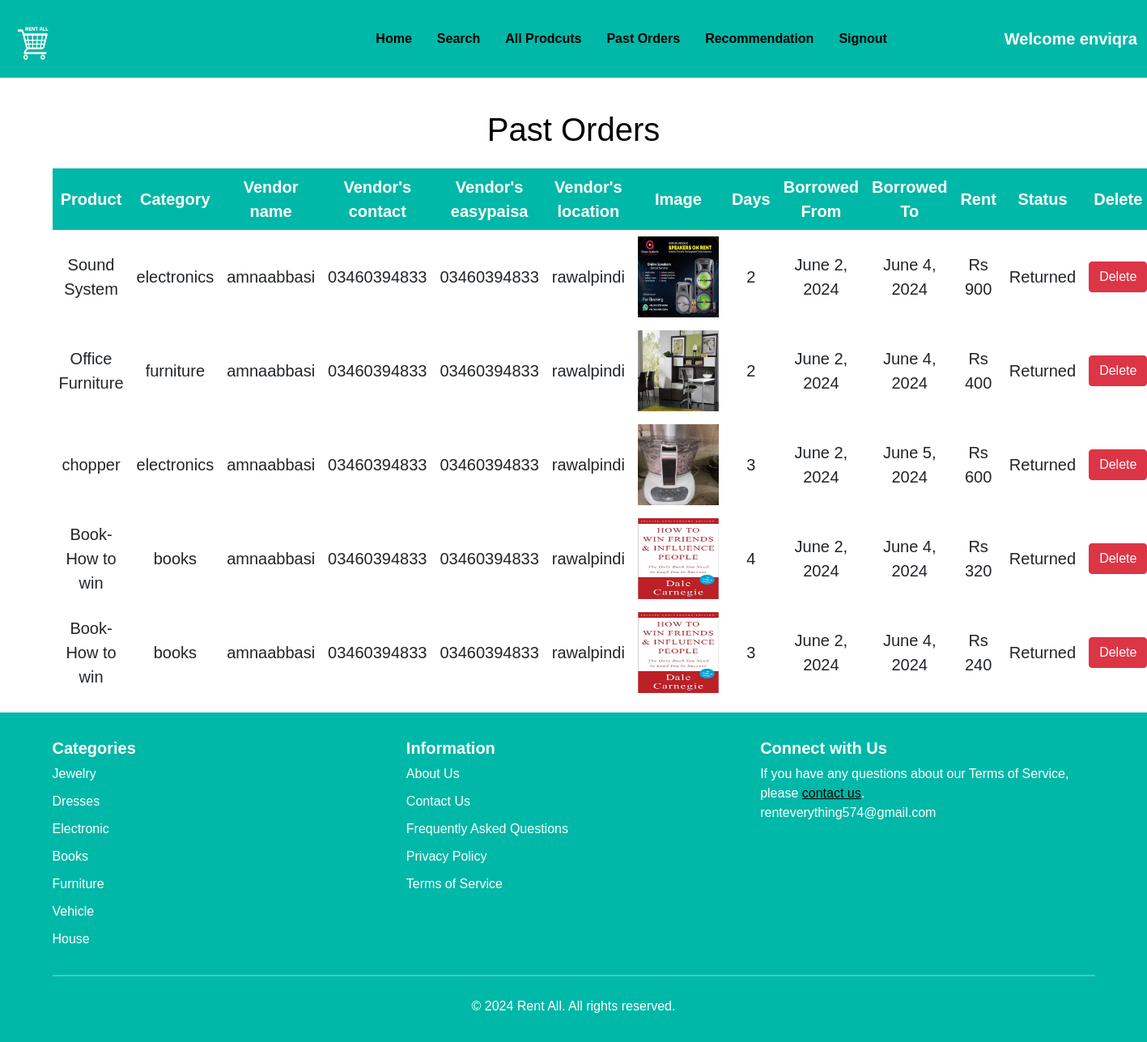
Screenshot of /past_orders/ (signed in) with the database file from the repository.
### home/models.py (models this page shows, shortened)
class Car(models.Model):
    CATEGORY_CHOICES = [
        ('jewelry', 'Jewelry'),
        ('books', 'Books'),
        ('furniture', 'Furniture'),
        ('electronics', 'Electronics'),
        ('dresses', 'Dresses'),
        ('house', 'House'),
        ('vehicle', 'Vehicle'),
    ]
    name = models.CharField(max_length=255)
    location = models.CharField(max_length=255)
    image = models.ImageField(upload_to='images/')
    capacity = models.IntegerField()
    rent = models.DecimalField(max_digits=10, decimal_places=2)
    category = models.CharField(max_length=50, choices=CATEGORY_CHOICES, default='jewelry')
    car_dealer = models.ForeignKey(CarDealer, on_delete=models.CASCADE)
    is_available = models.BooleanField(default=True)  # Add this line

class CarDealer(models.Model):
    car_dealer = models.OneToOneField(User, on_delete=models.CASCADE)
    phone =  models.CharField(validators = [MinLengthValidator(10), MaxLengthValidator(15)], max_length = 15)
    location = models.ForeignKey(Location, on_delete=models.PROTECT)
    earnings = models.IntegerField(default=0)
    type = models.CharField(max_length=20, blank=True)
    easypaisa_number = models.CharField(max_length=15)
    def __str__(self):
        return str(self.car_dealer)

class Location(models.Model):
    location = models.CharField(max_length=50)
    latitude = models.DecimalField(max_digits=9, decimal_places=6, null=True, blank=True)
    longitude = models.DecimalField(max_digits=9, decimal_places=6, null=True, blank=True)
    def __str__(self):
        return self.location

class Order(models.Model):
    STATUS_CHOICES = [
        ('pending', 'Pending'),
        ('done', 'Done'),
    ]
    user = models.ForeignKey(User, on_delete=models.CASCADE)
    car_dealer = models.ForeignKey(CarDealer, on_delete=models.CASCADE)
    car = models.ForeignKey(Car, on_delete=models.CASCADE)
    rent = models.CharField(max_length=10)
    days = models.CharField(max_length=3)
    is_complete = models.BooleanField(default=False)
    first_name = models.CharField(max_length=100)
    phone = models.CharField(max_length=100)
    card = models.CharField(max_length=20)
    borrow_from = models.DateField(default=datetime.date.today)  # New field for borrowing start date
    borrow_to = models.DateField(default=datetime.date.today)  # New field for borrowing end date
    cnic_front = models.ImageField(upload_to='cnic_images/', null=True, blank=True)
    cnic_back = models.ImageField(upload_to='cnic_images/', null=True, blank=True)

### home/views.py (the view)
# urls.py: path("past_orders/", views.past_orders, name="past_orders"),
def past_orders(request):
    all_orders = []
    user = User.objects.get(username=request.user)
    try:
        orders = Order.objects.filter(user=user)
    except Order.DoesNotExist:
        orders = None
    if orders is not None:
        for order in orders:
            order_status = "Returned" if order.is_complete else "Active"
            order_dictionary = {
                'id': order.id,
                'rent': order.rent,
                'car': order.car,
                'days': order.days,
                'car_dealer': order.car_dealer,
                'borrow_from': order.borrow_from,
                'borrow_to': order.borrow_to,
                'status': order_status,
            }
            all_orders.append(order_dictionary)
    return render(request, "past_orders.html", {'all_orders': all_orders})

### home/templates/past_orders.html (shortened to what this page needs)
{% extends 'customer_navbar.html' %}
{% block body %}
<div class="container">
    {% if all_orders %}
    <h1 class="mt-4">Past Orders</h1>
    <div class="users-table mt-4">
        <table>
            <thead>
                <tr>
                    <th>Product</th>
                    <th>Category</th>
                    <th>Vendor name</th>
                    <th>Vendor's contact</th>
                     <th>Vendor's easypaisa</th>
                    <th>Vendor's location</th>
                    <th>Image</th>
                    <th>Days</th>
                    <th>Borrowed From</th>
                    <th>Borrowed To</th>
                    <th>Rent</th>
                    <th>Status</th>
                    <th>Delete</th>
                </tr>
            </thead>
            <tbody>
                {% for order in all_orders %}
                <tr>
                    <td>{{ order.car.name }}</td>
                    <td>{{ order.car.category }}</td>
                    <td>{{ order.car.car_dealer }}</td>
                    <td>{{ order.car.car_dealer.phone }}</td>
                    <td>{{ order.car.car_dealer.easypaisa_number }}</td>
                    <td>{{ order.car.car_dealer.location }}</td>
                    <td><img src="{{ order.car.image.url }}" alt="" width="100px" height="100px"></td>
                    <td>{{ order.days }}</td>
                    <td>{{ order.borrow_from }}</td>
                    <td>{{ order.borrow_to }}</td>
                    <td>Rs {{ order.rent }}</td>
                     <td>{{ order.status|title }}</td>
                    <td>
                        <a href="/delete_order/{{ order.id }}/" class="btn btn-danger" onclick="return confirm('Are you sure you want to delete {{ order.car.name }}?')">Delete</a>
                    </td>
                </tr>
                {% endfor %}
            </tbody>
        </table>
    </div>
    {% else %}
    <br>
    <h2>No Past Orders</h2>
    {% endif %}
</div>
{% endblock %}

### home/templates/customer_navbar.html (shortened to what this page needs)
<!doctype html>
<html lang="en">
<head>
  <link href="https://cdn.jsdelivr.net/npm/bootstrap@5.1.0/dist/css/bootstrap.min.css" rel="stylesheet">
    {% load static %}
</head>
<body>
  <nav class="navbar navbar-expand-lg navbar-light sticky-top">
    <div class="container-fluid">
        <a class="navbar-brand" href="/"><img src="{% static 'images/logorentwebsite.png' %}" alt="Logo"
                                              style="height:70px;width:60px;"></a>
      <div class="collapse navbar-collapse" id="navbarSupportedContent">
        <ul class="navbar-nav me-5">
          <li class="nav-item">
            <a class="nav-link active" aria-current="page" href="/">Home</a>
          </li>
          <li class="nav-item">
            <a class="nav-link active" aria-current="page" href="/customer_homepage/">Search</a>
          </li>
          <li class="nav-item">
            <a class="nav-link active" aria-current="page" href="/see_more">All Prodcuts</a>
          </li>
          <li class="nav-item">
            <a class="nav-link active" aria-current="page" href="/past_orders/">Past Orders</a>
          </li>
          <li class="nav-item">
            <a class="nav-link active" aria-current="page" href="/recommendation/">Recommendation</a>
          </li>
          <li class="nav-item">
            <a class="nav-link active" aria-current="page" href="/signout/">Signout</a>
          </li>
        </ul>
        <a href="#" style="text-decoration: none; color: #ffffff; font-size: 20px;">&nbsp;&nbsp;&nbsp;&nbsp;&nbsp;&nbsp;&nbsp;&nbsp;&nbsp;&nbsp;&nbsp;&nbsp;&nbsp;&nbsp;&nbsp;
          Welcome {{request.user}}</a>
      </div>
    </div>
  </nav>
  {% block body %}
  {% endblock %}
</body>
</html>
 {% include 'footer.html' %}

### home/templates/customer_navbar.html (style rules this page uses)
body { font-family: Arial, Helvetica, sans-serif; background-color: #ffffff; }
.navbar { background-color: rgb(255, 255, 255); font-weight: bolder; }
.navbar-brand { font-weight: bolder; }
.navbar-nav { margin-left: auto; }
.nav-item { margin-left: 15px; }
.navbar-nav .nav-link { color: #000000 !important; }

### home/templates/past_orders.html (style rules this page uses)
h1 { text-align: center; color: black; }
table { border-collapse: collapse; width: 100%; text-align: center; font-size: 20px; }
th, td { border: 1px solid #ddd; padding: 8px; }
th { background-color: rgb(0, 184, 168); color: white; }

### home/templates/footer.html (style rules this page uses)
body { font-family: Arial, Helvetica, sans-serif; background-color: #ffffff; }
* { box-sizing: border-box; }
.container { padding: 16px; }
.navbar { background-color: #00b8a8; font-weight: bolder; }
.navbar-brand { font-weight: bolder; }
.navbar-nav { margin-left: auto; }
.nav-item { margin-left: 15px; }

### rows the page displays
Car: car.name "Sound System", car.category "electronics", car.car_dealer "amnaabbasi", car.car_dealer.phone "03460394833", car.car_dealer.easypaisa_number "03460394833", car.car_dealer.location "rawalpindi", car.image (picture), days "2", borrow_from "June 2, 2024", borrow_to "June 4, 2024", rent "900", status "Returned"
Car: car.name "Office Furniture", car.category "furniture", car.car_dealer "amnaabbasi", car.car_dealer.phone "03460394833", car.car_dealer.easypaisa_number "03460394833", car.car_dealer.location "rawalpindi", car.image (picture), days "2", borrow_from "June 2, 2024", borrow_to "June 4, 2024", rent "400", status "Returned"
Car: car.name "chopper", car.category "electronics", car.car_dealer "amnaabbasi", car.car_dealer.phone "03460394833", car.car_dealer.easypaisa_number "03460394833", car.car_dealer.location "rawalpindi", car.image (picture), days "3", borrow_from "June 2, 2024", borrow_to "June 5, 2024", rent "600", status "Returned"
Car: car.name "Book-How to win", car.category "books", car.car_dealer "amnaabbasi", car.car_dealer.phone "03460394833", car.car_dealer.easypaisa_number "03460394833", car.car_dealer.location "rawalpindi", car.image (picture), days "4", borrow_from "June 2, 2024", borrow_to "June 4, 2024", rent "320", status "Returned", days "3", rent "240"

### other values shown
{{ request.user }} "enviqra"
